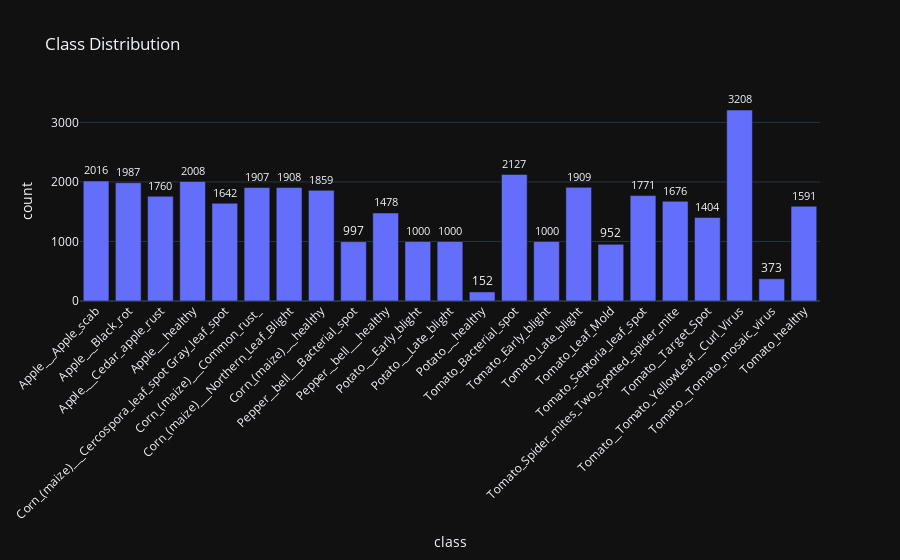

Here is the notebook cell this chart was saved with:
### Code cell
count = Counter(labels)

# 构造 DataFrame（关键在这里）
df = pd.DataFrame(sorted(count.items(), key=lambda x: x[0]), columns=["class", "count"])

# 直接可视化（Jupyter里自动显示，不会卡）
fig = px.bar(df, x="class", y="count", title="Class Distribution", text="count")
fig.update_traces(textposition="outside", cliponaxis=False)
fig.update_layout(xaxis_tickangle=-45)

display(fig)

### Figure 1 — Plotly figure (JSON) as saved in the notebook; plotly's stock layout.template omitted (floating-point values rounded to 4 significant figures)
{"data": [{"hovertemplate": "class=%{x}<br>count=%{text}<extra></extra>", "legendgroup": "", "marker": {"color": "#636efa", "pattern": {"shape": ""}}, "name": "", "orientation": "v", "showlegend": false, "text": [2016.0, 1987.0, 1760.0, 2008.0, 1642.0, 1907.0, 1908.0, 1859.0, 997.0, 1478.0, 1000.0, 1000.0, 152.0, 2127.0, 1000.0, 1909.0, 952.0, 1771.0, 1676.0, 1404.0, 3208.0, 373.0, 1591.0], "textposition": "outside", "x": ["Apple___Apple_scab", "Apple___Black_rot", "Apple___Cedar_apple_rust", "Apple___healthy", "Corn_(maize)___Cercospora_leaf_spot Gray_leaf_spot", "Corn_(maize)___Common_rust_", "Corn_(maize)___Northern_Leaf_Blight", "Corn_(maize)___healthy", "Pepper__bell___Bacterial_spot", "Pepper__bell___healthy", "Potato___Early_blight", "Potato___Late_blight", "Potato___healthy", "Tomato_Bacterial_spot", "Tomato_Early_blight", "Tomato_Late_blight", "Tomato_Leaf_Mold", "Tomato_Septoria_leaf_spot", "Tomato_Spider_mites_Two_spotted_spider_mite", "Tomato__Target_Spot", "Tomato__Tomato_YellowLeaf__Curl_Virus", "Tomato__Tomato_mosaic_virus", "Tomato_healthy"], "xaxis": "x", "y": [2016, 1987, 1760, 2008, 1642, 1907, 1908, 1859, 997, 1478, 1000, 1000, 152, 2127, 1000, 1909, 952, 1771, 1676, 1404, 3208, 373, 1591], "yaxis": "y", "type": "bar", "cliponaxis": false}], "layout": {"xaxis": {"anchor": "y", "domain": [0.0, 1.0], "title": {"text": "class"}, "tickangle": -45}, "yaxis": {"anchor": "x", "domain": [0.0, 1.0], "title": {"text": "count"}}, "legend": {"tracegroupgap": 0}, "title": {"text": "Class Distribution"}, "barmode": "relative"}}
